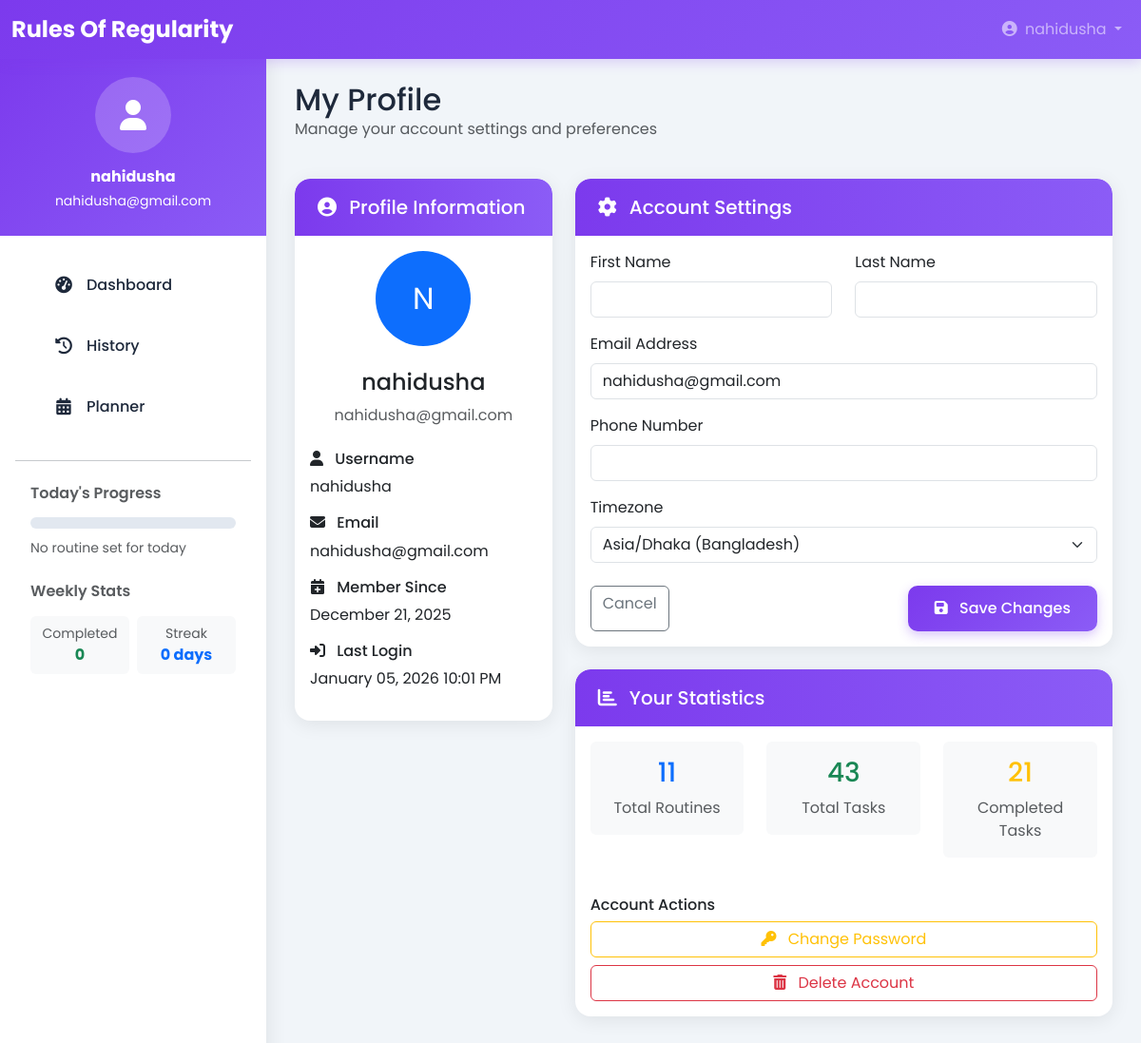
Page /accounts/profile/ (signed in) on the committed database.
### accounts/models.py (models this page shows, shortened)
class CustomUser(AbstractUser):
    email = models.EmailField(unique=True)
    phone = models.CharField(max_length=15, blank=True)
    created_at = models.DateTimeField(auto_now_add=True)
    class Meta:
        ordering = ['-created_at']

### accounts/views.py (the view, shortened to what this page needs)
# urls.py: path('profile/', views.profile_view, name='profile'),
@login_required
def profile_view(request):
    user = request.user
    total_routines = user.dailyroutine_set.count()
    total_tasks = Task.objects.filter(routine__user=user).count()
    completed_tasks = Task.objects.filter(routine__user=user, is_completed=True).count()
    return render(request, 'accounts/profile.html', {
        'user': user,
        'total_routines': total_routines,
        'total_tasks': total_tasks,
        'completed_tasks': completed_tasks,
    })

### templates/accounts/profile.html (shortened to what this page needs)
{% extends 'base.html' %}
{% block content %}
<div class="row mb-4">
    <div class="col-12">
        <h2 class="mb-0">My Profile</h2>
        <p class="text-muted">Manage your account settings and preferences</p>
    </div>
</div>
<div class="row">
    <div class="col-lg-4 mb-4">
        <div class="card">
            <div class="card-header">
                <h5 class="mb-0"><i class="fas fa-user-circle me-2"></i> Profile Information</h5>
            </div>
            <div class="card-body text-center">
                <div class="mb-4">
                    <div class="avatar-placeholder rounded-circle bg-primary d-inline-flex align-items-center justify-content-center"
                         style="width: 100px; height: 100px;">
                        <span class="text-white fs-2">{{ user.username|slice:":1"|upper }}</span>
                    </div>
                </div>
                <h4 class="mb-2">{{ user.get_full_name|default:user.username }}</h4>
                <p class="text-muted mb-4">{{ user.email }}</p>
                <div class="text-start">
                    <div class="mb-3">
                        <h6><i class="fas fa-user me-2"></i> Username</h6>
                        <p class="mb-0">{{ user.username }}</p>
                    </div>
                    <div class="mb-3">
                        <h6><i class="fas fa-envelope me-2"></i> Email</h6>
                        <p class="mb-0">{{ user.email }}</p>
                    </div>
                    <div class="mb-3">
                        <h6><i class="fas fa-calendar-plus me-2"></i> Member Since</h6>
                        <p class="mb-0">{{ user.date_joined|date:"F d, Y" }}</p>
                    </div>
                    <div class="mb-3">
                        <h6><i class="fas fa-sign-in-alt me-2"></i> Last Login</h6>
                        <p class="mb-0">{{ user.last_login|date:"F d, Y h:i A" }}</p>
                    </div>
                </div>
            </div>
        </div>
    </div>
    <div class="col-lg-8">
        <div class="card mb-4">
            <div class="card-header">
                <h5 class="mb-0"><i class="fas fa-cog me-2"></i> Account Settings</h5>
            </div>
            <div class="card-body">
                <form method="post">
                    <div class="row">
                        <div class="col-md-6 mb-3">
                            <label class="form-label">First Name</label>
                            <input type="text" name="first_name" class="form-control"
                                   value="{{ user.first_name }}">
                        </div>
                        <div class="col-md-6 mb-3">
                            <label class="form-label">Last Name</label>
                            <input type="text" name="last_name" class="form-control"
                                   value="{{ user.last_name }}">
                        </div>
                    </div>
                    <div class="mb-3">
                        <label class="form-label">Email Address</label>
                        <input type="email" name="email" class="form-control"
                               value="{{ user.email }}" required>
                    </div>
                    <div class="mb-3">
                        <label class="form-label">Phone Number</label>
                        <input type="tel" name="phone" class="form-control"
                               value="{{ user.phone|default:'' }}">
                    </div>
                    <div class="mb-4">
                        <label class="form-label">Timezone</label>
                        <select name="timezone" class="form-select">
                            <option value="Asia/Dhaka" selected>Asia/Dhaka (Bangladesh)</option>
                        </select>
                    </div>
                    <div class="d-flex justify-content-between">
                        <a href="{% url 'dashboard' %}" class="btn btn-outline-secondary">
                            Cancel
                        </a>
                        <button type="submit" class="btn btn-primary">
                            <i class="fas fa-save me-2"></i> Save Changes
                        </button>
                    </div>
                </form>
            </div>
        </div>
        <div class="card">
            <div class="card-header">
                <h5 class="mb-0"><i class="fas fa-chart-bar me-2"></i> Your Statistics</h5>
            </div>
            <div class="card-body">
                <div class="row text-center">
                    <div class="col-md-4 mb-3">
                        <div class="p-3 bg-light rounded">
                            <h3 class="text-primary mb-2">{{ total_routines|default:0 }}</h3>
                            <p class="mb-0 text-muted">Total Routines</p>
                        </div>
                    </div>
                    <div class="col-md-4 mb-3">
                        <div class="p-3 bg-light rounded">
                            <h3 class="text-success mb-2">{{ total_tasks|default:0 }}</h3>
                            <p class="mb-0 text-muted">Total Tasks</p>
                        </div>
                    </div>
                    <div class="col-md-4 mb-3">
                        <div class="p-3 bg-light rounded">
                            <h3 class="text-warning mb-2">{{ completed_tasks|default:0 }}</h3>
                            <p class="mb-0 text-muted">Completed Tasks</p>
                        </div>
                    </div>
                </div>
                <div class="mt-4">
                    <h6>Account Actions</h6>
                    <div class="d-grid gap-2">
                        <a href="{% url 'password_change' %}" class="btn btn-outline-warning">
                            <i class="fas fa-key me-2"></i> Change Password
                        </a>
                        <button class="btn btn-outline-danger" data-bs-toggle="modal"
                                data-bs-target="#deleteAccountModal">
                            <i class="fas fa-trash-alt me-2"></i> Delete Account
                        </button>
                    </div>
                </div>
            </div>
        </div>
    </div>
</div>
{% endblock %}

### templates/base.html (shortened to what this page needs)
<!DOCTYPE html>
<html lang="en">
<head>
    <link href="https://cdn.jsdelivr.net/npm/bootstrap@5.3.0/dist/css/bootstrap.min.css" rel="stylesheet">
    <link rel="stylesheet" href="https://cdnjs.cloudflare.com/ajax/libs/font-awesome/6.4.0/css/all.min.css">
</head>
<body>
    <nav class="navbar navbar-expand-lg navbar-dark fixed-top">
        <div class="container-fluid">
            <a class="navbar-brand" href="{% url 'dashboard' %}">
    Rules Of Regularity
</a>
            <div class="collapse navbar-collapse" id="navbarNav">
                <ul class="navbar-nav ms-auto">
                    {% if user.is_authenticated %}
                        <li class="nav-item dropdown">
                            <a class="nav-link dropdown-toggle" href="#" role="button" data-bs-toggle="dropdown">
                                <i class="fas fa-user-circle me-1"></i> {{ user.username }}
                            </a>
                        </li>
                    {% endif %}
                </ul>
            </div>
        </div>
    </nav>
    {% if user.is_authenticated %}
    <div class="sidebar">
        <div class="user-profile">
            <div class="user-avatar">
                <i class="fas fa-user"></i>
            </div>
            <h6 class="mb-1 fw-bold">{{ user.get_full_name|default:user.username }}</h6>
            <small>{{ user.email }}</small>
        </div>
        <div class="px-3">
            <ul class="nav flex-column">
                <li class="nav-item">
                    <a class="nav-link fade-in {% if request.resolver_match.url_name == 'dashboard' %}active{% endif %}"
                       href="{% url 'dashboard' %}">
                        <i class="fas fa-tachometer-alt"></i> Dashboard
                    </a>
                </li>
                <li class="nav-item">
                    <a class="nav-link fade-in {% if request.resolver_match.url_name == 'history' %}active{% endif %}"
                       href="{% url 'history' %}">
                        <i class="fas fa-clock-rotate-left"></i> History
                    </a>
                </li>
                <li class="nav-item">
                    <a class="nav-link fade-in {% if request.resolver_match.url_name == 'planner' %}active{% endif %}"
                       href="{% url 'planner' %}">
                        <i class="fas fa-calendar-alt"></i> Planner
                    </a>
                </li>
            </ul>
            <hr class="my-4">
            <div class="px-3 mb-4">
                <h6 class="text-muted mb-3 fw-semibold">Today's Progress</h6>
                {% if routine %}
                <div class="progress mb-2">
                    <div class="progress-bar" data-width="{{ routine.completion_percentage|default:0 }}"></div>
                </div>
                <div class="d-flex justify-content-between align-items-center">
                    <small class="text-muted">{{ routine.completed_tasks|default:0 }}/{{ routine.total_tasks|default:0 }} tasks</small>
                    <span class="badge bg-primary">{{ routine.completion_percentage|default:0 }}%</span>
                </div>
                {% else %}
                <div class="progress mb-2">
                </div>
                <small class="text-muted">No routine set for today</small>
                {% endif %}
            </div>
            <div class="px-3">
                <h6 class="text-muted mb-3 fw-semibold">Weekly Stats</h6>
                <div class="row g-2">
                    <div class="col-6">
                        <div class="bg-light rounded p-2 text-center">
                            <small class="text-muted d-block">Completed</small>
                            <span class="fw-bold text-success">{% if stats %}{{ stats.weekly_completed }}{% else %}0{% endif %}</span>
                        </div>
                    </div>
                    <div class="col-6">
                        <div class="bg-light rounded p-2 text-center">
                            <small class="text-muted d-block">Streak</small>
                            <span class="fw-bold text-primary">{% if stats %}{{ stats.current_streak }}{% else %}0{% endif %} days</span>
                        </div>
                    </div>
                </div>
            </div>
        </div>
    </div>
    {% endif %}
    <div class="main-content" id="mainContent">
        {% block content %}{% endblock %}
    </div>
</body>
</html>

### templates/base.html (style rules this page uses)
:root { --primary: #7C3AED; --primary-light: #A78BFA; --primary-dark: #5B21B6; --secondary: #06B6D4; --success: #10B981; --warning: #F59E0B; --danger: #EF4444; --light: #F8FAFC; --dark: #1E293B; --gray: #64748B; --border: #E2E8F0; --sidebar-bg: #FFFFFF; --card-bg: #FFFFFF; --accent: #8B5CF6; }
body { font-family: 'Poppins', 'Inter', sans-serif; background-color: #F1F5F9; color: var(--dark); padding-top: 56px; }
.navbar { background: linear-gradient(135deg, var(--primary) 0%, var(--accent) 100%); box-shadow: 0 4px 12px rgba(124, 58, 237, 0.2); }
.navbar-brand { font-weight: 700; font-size: 1.5rem; }
.sidebar { position: fixed; top: 56px; left: 0; bottom: 0; width: 280px; background: var(--sidebar-bg); box-shadow: 2px 0 20px rgba(0,0,0,0.08); z-index: 1000; overflow-y: auto; transition: transform 0.3s ease; }
.sidebar .nav-link { color: var(--dark); padding: 14px 24px; border-radius: 10px; margin: 6px 15px; transition: all 0.3s ease; display: flex; align-items: center; font-weight: 500; }
.sidebar .nav-link i { width: 24px; text-align: center; margin-right: 12px; font-size: 1.1rem; }
.main-content { margin-left: 280px; padding: 30px; min-height: calc(100vh - 56px); transition: margin-left 0.3s ease; }
.card { border: none; border-radius: 16px; box-shadow: 0 4px 20px rgba(0,0,0,0.08); margin-bottom: 25px; transition: all 0.3s ease; background: var(--card-bg); overflow: hidden; }
.card-header { background: linear-gradient(90deg, var(--primary) 0%, var(--accent) 100%); color: white; border-bottom: none; font-weight: 600; padding: 18px 24px; border-radius: 16px 16px 0 0 !important; }
.progress { height: 12px; border-radius: 6px; background-color: #E2E8F0; overflow: hidden; }
.btn-primary { background: linear-gradient(135deg, var(--primary) 0%, var(--accent) 100%); border: none; padding: 12px 28px; border-radius: 10px; font-weight: 500; box-shadow: 0 4px 12px rgba(124, 58, 237, 0.3); transition: all 0.3s ease; }
.user-profile { background: linear-gradient(135deg, var(--primary) 0%, var(--accent) 100%); padding: 25px 20px; text-align: center; color: white; margin-bottom: 20px; }
.user-avatar { width: 80px; height: 80px; background: rgba(255,255,255,0.2); border-radius: 50%; display: flex; align-items: center; justify-content: center; margin: 0 auto 15px; font-size: 2rem; }
.fade-in { animation: fadeIn 0.5s ease-in; }

### rows in the picture
CustomUser: username "nahidusha", get_full_name "nahidusha", email "nahidusha@gmail.com", username "N", date_joined "December 21, 2025", last_login "January 05, 2026 10:01 PM"

### other values in the picture
{{ total_routines|default:0 }} "11"
{{ total_tasks|default:0 }} "43"
{{ completed_tasks|default:0 }} "21"
